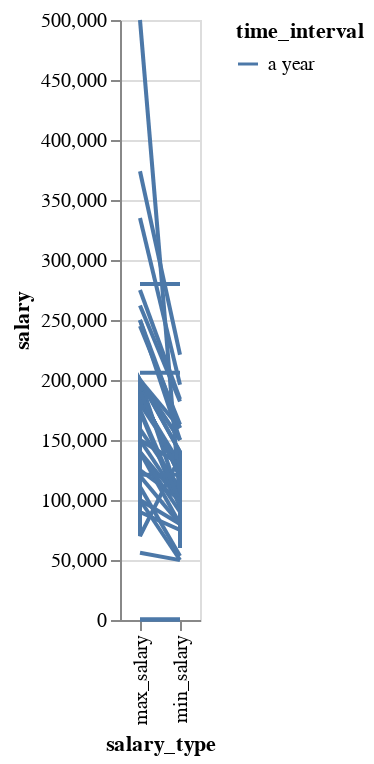

This figure's notebook cell:
### Code cell
import altair as alt

# # Melt the min_salary and max_salary columns into a single column
salary_long = pd.melt(salary, id_vars=['title', 'location','time_interval'], value_vars=['min_salary', 'max_salary'], var_name='salary_type', value_name='salary')


# Filter salary long so its only yearly salaries
salary_long = salary_long[salary_long['time_interval'] == 'a year']

alt.Chart(salary_long).mark_line().encode(
    x='salary_type:O',
    y='salary:Q',
    color='time_interval:N',
    detail = "title:N"
)

### Figure 1 — Vega-Lite specification as saved in the notebook (floating-point values rounded to 4 significant figures; data arrays with more than 128 entries replaced by an {"elided": "..."} marker saying what was removed)
{"config": {"view": {"continuousWidth": 400, "continuousHeight": 300}}, "data": {"name": "data-9af79cd42837622c60eda94cb10dcf83"}, "mark": "line", "encoding": {"color": {"field": "time_interval", "type": "nominal"}, "detail": {"field": "title", "type": "nominal"}, "x": {"field": "salary_type", "type": "ordinal"}, "y": {"field": "salary", "type": "quantitative"}}, "$schema": "https://vega.github.io/schema/vega-lite/v4.17.0.json", "datasets": {"data-9af79cd42837622c60eda94cb10dcf83": {"elided": "140 records"}}}
